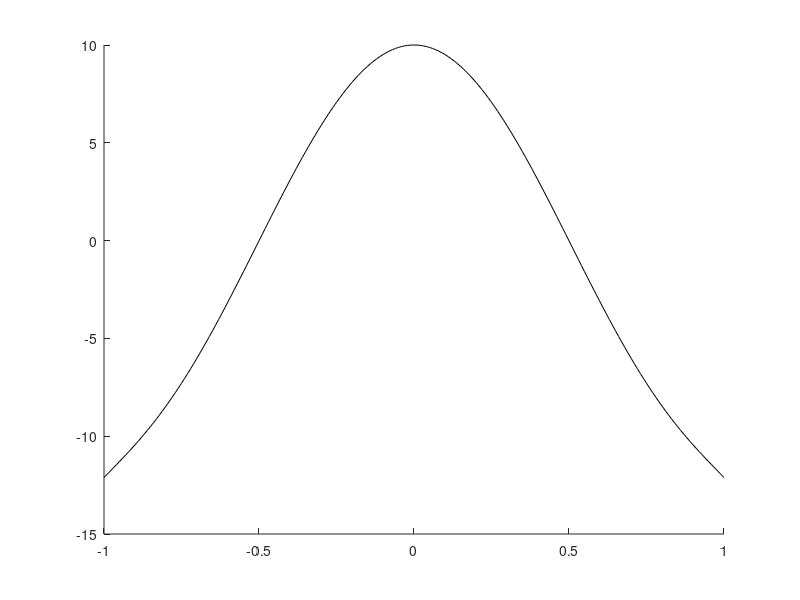

The MATLAB script that drew this image: (Note: this script raises an error after producing the figure.)
close all
clear all
clc

%Local vorticity functions
%fun = @(x) 1-x.^2/2+x.^4/24-x.^6/720+x.^8/40320-x.^10/3628800; %Taylor trig
fun = @(x) 1-(pi^2*x.^2)/2+(pi^4*x.^4)/24-(pi^6*x.^6)/720;     %Taylor trig
%fun = @(x) max(0, exp(-x.^2/.4));                              %Gaussian curve
%fun = @(x) max(0,cos(pi*x)- heaviside(abs(x)-1.01));       %Cleaved trig
A=-1; %Left boundary
B=1; %Right Boundary

xx=A:(B-A)/200:B;
hold on
plot(xx,10*fun(xx),'k') %Exaggerate vorticity function for display purposes

%Domain decomposition method
[DecompX, DecompV] = BSDecomp(fun,A,B,1000,3);
plot(DecompX,DecompV,'b')

% %Correct for external vorticity for each of the resolved points
% cut=1.048; %How far into external domain corrected quadratures extend
% N=100;
% [Qx,Qw]=GLquad(N);
% QxR = Qx*(pi/cut-B)/2+(pi/cut+B)/2;
% QxL = Qx*(A--pi/cut)/2+(A+-pi/cut)/2;
% saved=1;
% for i=Centroids(resolve)
%     ExtR(saved)=Qw*[ fun(QxR) .* (i-QxR)./abs(i-QxR).^3 ];
%     ExtL(saved)=Qw*[ fun(QxL) .* (i-QxL)./abs(i-QxL).^3 ];
%     saved=saved+1;
% end
% plot(Centroids(resolve),Decomp+ExtR+ExtL,':b')

N=1000;
del = (B-A)/50;
%Global quadrature with singularity omission
[GlobOmitX, GlobOmit] = BSGlobOmit(fun,A,B,numel(DecompV),N);
plot(GlobOmitX,GlobOmit,'r')

[RoseMooreX, RoseMoore] = BSRoseMoore(fun,A,B,numel(DecompV),N,del);
plot(RoseMooreX,RoseMoore,'g')

[WinLeonX, WinLeon] = BSWinLeon(fun,A,B,numel(DecompV),N,del);
plot(WinLeonX,WinLeon,'c')
text(WinLeonX(find(max(WinLeon)==WinLeon)),max(WinLeon),num2str(max(WinLeon)));

%axis([0,1,0,50])

% %Split Quadrature
% [Split] = BSSplit(fun,A,B,GlobOmitX,6);
% plot(GlobOmitX,Split(1,:)+Split(2,:),'g')
% 
% %Near/Far Split Quadrature method
% [NFSplit] = BSNFSplit(fun,A,B,GlobOmitX,3,0.2,0.0001);
% plot(GlobOmitX,NFSplit(1,:)+NFSplit(2,:)+NFSplit(3,:)+NFSplit(4,:),'c')


